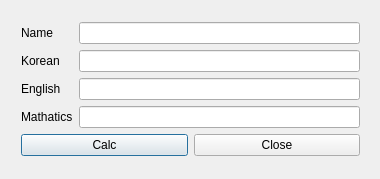
<?xml version="1.0" encoding="UTF-8"?>
<ui version="4.0">
 <class>Dialog</class>
 <widget class="QDialog" name="Dialog">
  <property name="geometry">
   <rect>
    <x>0</x>
    <y>0</y>
    <width>380</width>
    <height>179</height>
   </rect>
  </property>
  <property name="windowTitle">
   <string>Dialog</string>
  </property>
  <widget class="QWidget" name="gridLayoutWidget">
   <property name="geometry">
    <rect>
     <x>10</x>
     <y>10</y>
     <width>361</width>
     <height>159</height>
    </rect>
   </property>
   <layout class="QGridLayout" name="gridLayout">
    <item row="1" column="0">
     <layout class="QVBoxLayout" name="verticalLayout">
      <item>
       <layout class="QHBoxLayout" name="horizontalLayout">
        <item>
         <layout class="QVBoxLayout" name="verticalLayout_3">
          <item>
           <widget class="QLabel" name="label">
            <property name="text">
             <string>Name</string>
            </property>
           </widget>
          </item>
          <item>
           <widget class="QLabel" name="label_2">
            <property name="text">
             <string>Korean</string>
            </property>
           </widget>
          </item>
          <item>
           <widget class="QLabel" name="label_3">
            <property name="text">
             <string>English</string>
            </property>
           </widget>
          </item>
          <item>
           <widget class="QLabel" name="label_4">
            <property name="text">
             <string>Mathatics</string>
            </property>
           </widget>
          </item>
         </layout>
        </item>
        <item>
         <layout class="QVBoxLayout" name="verticalLayout_2">
          <item>
           <widget class="QLineEdit" name="lineEdit"/>
          </item>
          <item>
           <widget class="QLineEdit" name="lineEdit_2"/>
          </item>
          <item>
           <widget class="QLineEdit" name="lineEdit_3"/>
          </item>
          <item>
           <widget class="QLineEdit" name="lineEdit_4"/>
          </item>
         </layout>
        </item>
       </layout>
      </item>
      <item>
       <layout class="QHBoxLayout" name="horizontalLayout_2">
        <item>
         <widget class="QPushButton" name="pushButton">
          <property name="text">
           <string>Calc</string>
          </property>
         </widget>
        </item>
        <item>
         <widget class="QPushButton" name="pushButton_2">
          <property name="text">
           <string>Close</string>
          </property>
         </widget>
        </item>
       </layout>
      </item>
     </layout>
    </item>
   </layout>
  </widget>
 </widget>
 <layoutdefault spacing="6" margin="11"/>
 <resources/>
 <connections/>
</ui>
